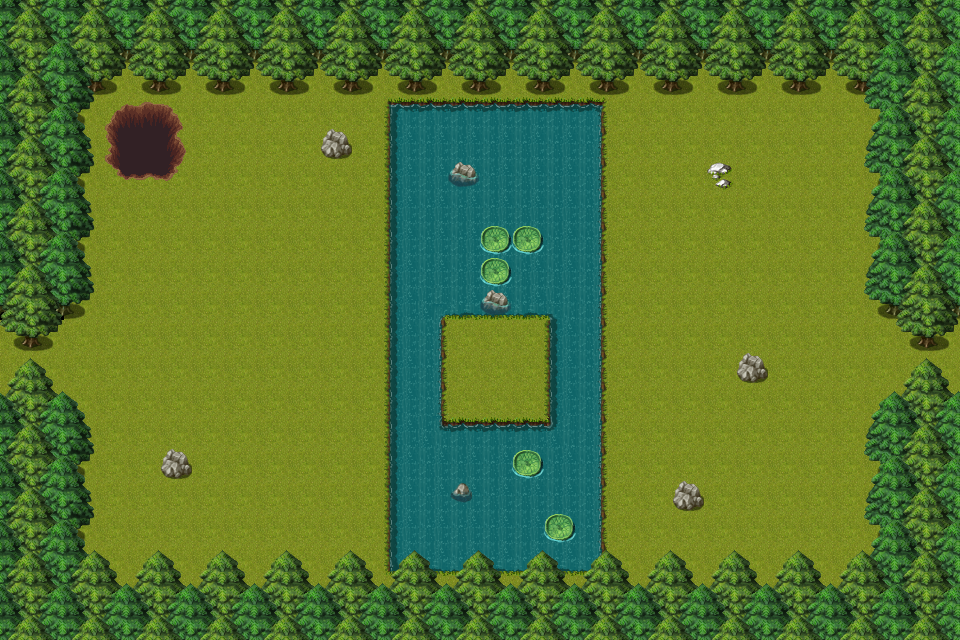

The image is a tile-based game level rendered from a .tmx file. Its description and source (layers, tilesets, objects; grid data summarised) follow:
An orthogonal 30x20 tile map with 32x32 px tiles, 3 tile layers (ground, ground2, terrain), 5 tilesets and 40 objects (monster_slime1, monster_slime2, monster_slime3, ice1, ice2, ...).

<map version="1.0" tiledversion="1.1.3" orientation="orthogonal" renderorder="right-up" width="30" height="20" tilewidth="32" tileheight="32" infinite="0" nextobjectid="43">
 <properties>
  <property name="music" value="THEME_FOREST_ELVES" />
 </properties>
 <tileset firstgid="1" source="Celianna_TileA2.tsx" />
 <tileset firstgid="481" source="spring_D2_Candacis.tsx" />
 <tileset firstgid="737" source="Celianna_TileA1.tsx" />
 <tileset firstgid="1217" source="terrain.tsx" />
 <tileset firstgid="2241" source="outside_decoration.tsx" />
 <layer name="ground" width="30" height="20">
  <data>[600 cells, 600 non-empty, 22 distinct tile ids]</data>
 </layer>
 <layer name="ground2" width="30" height="20">
  <data>[600 cells, 204 non-empty, 32 distinct tile ids]</data>
 </layer>
 <layer name="terrain" width="30" height="20">
  <data>[600 cells, 74 non-empty, 10 distinct tile ids]</data>
 </layer>
 <objectgroup name="collision">
  <object id="8" x="0" y="0" width="957" height="95" />
  <object id="9" x="-3" y="578" width="962" height="62" />
  <object id="10" x="863" y="96">
   <polygon points="0,0 -2,206 46,252 96,254 96,-1" />
  </object>
  <object id="11" x="959" y="385">
   <polygon points="0,0 -64,-1 -95,33 -94,195 0,192" />
  </object>
  <object id="12" x="-2" y="386">
   <polygon points="0,0 65,-1 84,21 96,45 95,193 1,194" />
  </object>
  <object id="13" x="-4" y="347">
   <polygon points="0,0 22,4 49,5 91,-35 100,-57 98,-252 6,-254" />
  </object>
  <object id="14" x="-3" y="346" width="9" height="49" />
  <object id="15" x="946" y="344" width="14" height="45" />
  <object id="16" x="389" y="95">
   <polygon points="0,0 2,256 51,257 50,218 84,219 87,128 158,127 211,121 213,5" />
  </object>
  <object id="18" x="603" y="264">
   <polygon points="0,0 -53,-7 -88,-6 -86,50 0,49" />
  </object>
  <object id="19" x="552" y="313" width="51" height="116" />
  <object id="20" x="387" y="391" width="54" height="37" />
  <object id="21" x="388" y="428" width="214" height="149" />
  <object id="37" x="727" y="190">
   <polygon points="0,0 5,-3 6,-23 -3,-27 -12,-28 -19,-19 -12,-8" />
  </object>
  <object id="38" x="772" y="378">
   <polygon points="0,0 -10,7 -29,7 -39,-5 -30,-24 -10,-27" />
  </object>
  <object id="39" x="706" y="506">
   <polygon points="0,0 -10,6 -27,5 -36,-8 -23,-28 -8,-24" />
  </object>
  <object id="40" x="330" y="130">
   <polygon points="0,0 -10,7 -10,19 1,31 21,27 24,16 15,2" />
  </object>
  <object id="41" x="194" y="473">
   <polygon points="0,0 -6,5 -24,6 -35,-5 -33,-19 -23,-26 -5,-20" />
  </object>
 </objectgroup>
 <objectgroup name="interactions">
  <object id="1" name="monster_slime1" gid="1262" x="222" y="123" width="32" height="32" />
  <object id="2" name="monster_slime2" gid="1262" x="322" y="374" width="32" height="32" />
  <object id="3" name="monster_slime3" gid="1262" x="222" y="577" width="32" height="32" />
  <object id="4" name="ice1" gid="1262" x="394" y="388" width="32" height="32" />
  <object id="5" name="ice2" gid="1262" x="545" y="255" width="32" height="32" />
  <object id="6" name="portal1" gid="1262" x="11" y="380" width="32" height="32" />
  <object id="7" name="portal2" gid="1262" x="907" y="382" width="32" height="32" />
  <object id="25" name="portal3" gid="1262" x="128" y="155" width="32" height="32" />
  <object id="26" name="barrier" gid="1262" x="858" y="383" width="32" height="32" />
  <object id="27" name="activator" gid="1262" x="739" y="285" width="32" height="32" />
  <object id="28" name="wood1_h" gid="1262" x="739" y="297" width="32" height="32" />
  <object id="29" name="wood2_v" gid="1262" x="701" y="284" width="32" height="32" />
  <object id="30" name="monster_tank" gid="1262" x="736" y="420" width="32" height="32" />
  <object id="31" name="wood3_h" gid="1262" x="738" y="251" width="32" height="32" />
  <object id="32" name="wood4_h" gid="1262" x="609" y="188" width="32" height="32" />
  <object id="33" name="wood5_v" gid="1262" x="779" y="130" width="32" height="32" />
  <object id="34" name="wood6_v" gid="1262" x="690" y="417" width="32" height="32" />
  <object id="35" name="wood7_h" gid="1262" x="738" y="469" width="32" height="32" />
 </objectgroup>
 <objectgroup name="zindex">
  <object id="22" x="-5" y="350" width="73" height="144" />
  <object id="23" x="69" y="546" width="834" height="81" />
  <object id="24" x="889" y="355" width="73" height="102" />
 </objectgroup>
 <objectgroup name="items">
  <object id="42" name="Gear" type="ITEM" gid="1262" x="337" y="555" width="32" height="32" />
 </objectgroup>
</map>
